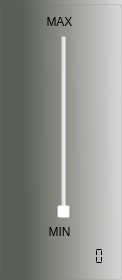
<?xml version="1.0" encoding="UTF-8"?>
<ui version="4.0">
 <class>SliderHForm</class>
 <widget class="QWidget" name="SliderHForm">
  <property name="geometry">
   <rect>
    <x>0</x>
    <y>0</y>
    <width>122</width>
    <height>280</height>
   </rect>
  </property>
  <property name="windowTitle">
   <string/>
  </property>
  <property name="autoFillBackground">
   <bool>false</bool>
  </property>
  <layout class="QGridLayout" name="gridLayout_2">
   <property name="margin">
    <number>0</number>
   </property>
   <item row="0" column="0">
    <widget class="QGroupBox" name="groupBox">
     <property name="autoFillBackground">
      <bool>false</bool>
     </property>
     <property name="styleSheet">
      <string notr="true">background-color: qlineargradient(spread:pad, x1:0.182, y1:0.0170455, x2:1, y2:0, stop:0 rgba(54, 61, 46, 205), stop:1 rgba(221, 221, 221, 255));</string>
     </property>
     <property name="title">
      <string/>
     </property>
     <property name="flat">
      <bool>false</bool>
     </property>
     <layout class="QGridLayout" name="gridLayout">
      <property name="leftMargin">
       <number>6</number>
      </property>
      <item row="0" column="0">
       <layout class="QVBoxLayout" name="verticalLayout">
        <item>
         <widget class="QLabel" name="labelMax">
          <property name="sizePolicy">
           <sizepolicy hsizetype="Minimum" vsizetype="Preferred">
            <horstretch>0</horstretch>
            <verstretch>0</verstretch>
           </sizepolicy>
          </property>
          <property name="autoFillBackground">
           <bool>false</bool>
          </property>
          <property name="styleSheet">
           <string notr="true">background-color: rgba(255, 255, 255, 0);</string>
          </property>
          <property name="text">
           <string>MAX</string>
          </property>
          <property name="alignment">
           <set>Qt::AlignCenter</set>
          </property>
         </widget>
        </item>
        <item>
         <widget class="QSlider" name="verticalSlider">
          <property name="sizePolicy">
           <sizepolicy hsizetype="Minimum" vsizetype="Expanding">
            <horstretch>0</horstretch>
            <verstretch>0</verstretch>
           </sizepolicy>
          </property>
          <property name="autoFillBackground">
           <bool>false</bool>
          </property>
          <property name="styleSheet">
           <string notr="true">background-color: rgba(255, 255, 255, 0);</string>
          </property>
          <property name="maximum">
           <number>9</number>
          </property>
          <property name="pageStep">
           <number>1000</number>
          </property>
          <property name="orientation">
           <enum>Qt::Vertical</enum>
          </property>
          <property name="invertedAppearance">
           <bool>false</bool>
          </property>
          <property name="invertedControls">
           <bool>false</bool>
          </property>
          <property name="tickPosition">
           <enum>QSlider::TicksAbove</enum>
          </property>
         </widget>
        </item>
        <item>
         <widget class="QLabel" name="labelMin">
          <property name="sizePolicy">
           <sizepolicy hsizetype="Minimum" vsizetype="Preferred">
            <horstretch>0</horstretch>
            <verstretch>0</verstretch>
           </sizepolicy>
          </property>
          <property name="autoFillBackground">
           <bool>false</bool>
          </property>
          <property name="styleSheet">
           <string notr="true">background-color: rgba(255, 255, 255, 0);</string>
          </property>
          <property name="text">
           <string>MIN</string>
          </property>
          <property name="alignment">
           <set>Qt::AlignCenter</set>
          </property>
         </widget>
        </item>
        <item>
         <widget class="QLCDNumber" name="lcdNumber">
          <property name="font">
           <font>
            <weight>50</weight>
            <bold>false</bold>
           </font>
          </property>
          <property name="autoFillBackground">
           <bool>false</bool>
          </property>
          <property name="styleSheet">
           <string notr="true">background-color: rgba(255, 255, 255, 0);</string>
          </property>
          <property name="frameShape">
           <enum>QFrame::StyledPanel</enum>
          </property>
          <property name="frameShadow">
           <enum>QFrame::Plain</enum>
          </property>
          <property name="smallDecimalPoint">
           <bool>true</bool>
          </property>
          <property name="numDigits">
           <number>10</number>
          </property>
          <property name="segmentStyle">
           <enum>QLCDNumber::Flat</enum>
          </property>
         </widget>
        </item>
       </layout>
      </item>
     </layout>
    </widget>
   </item>
  </layout>
 </widget>
 <resources/>
 <connections>
  <connection>
   <sender>verticalSlider</sender>
   <signal>valueChanged(int)</signal>
   <receiver>lcdNumber</receiver>
   <slot>display(int)</slot>
   <hints>
    <hint type="sourcelabel">
     <x>66</x>
     <y>131</y>
    </hint>
    <hint type="destinationlabel">
     <x>54</x>
     <y>250</y>
    </hint>
   </hints>
  </connection>
 </connections>
</ui>
